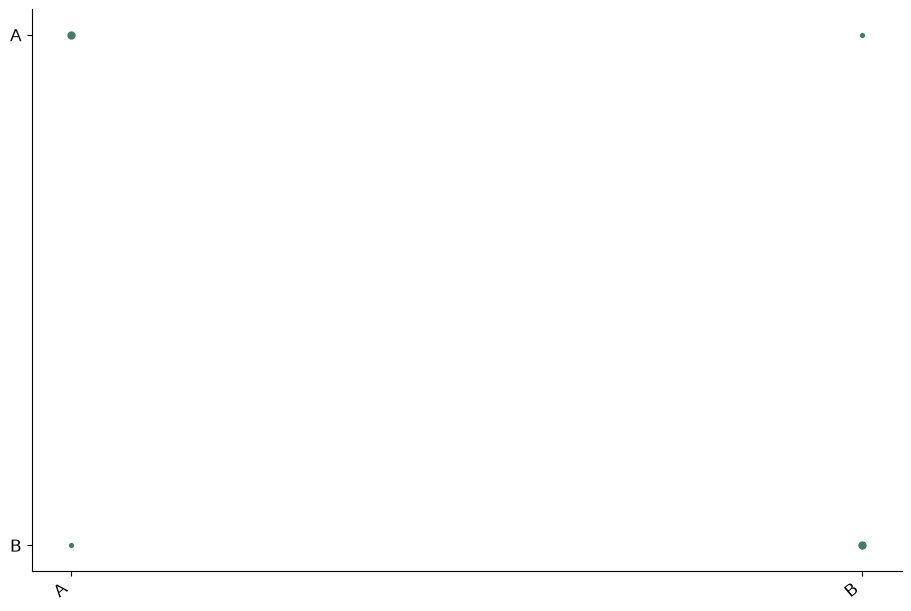

Recreate this plot in Python.
# Tuyan deterministic figure renderer v1; values are immutable source data.
import json
import math
import numpy as np
import matplotlib
matplotlib.use('Agg')
import matplotlib.pyplot as plt
from matplotlib.patches import Circle
from matplotlib.colors import ListedColormap, BoundaryNorm
d = json.loads("{\"type\":\"bubble_matrix\",\"rows\":[{\"row\":\"A\",\"column\":\"A\",\"value\":1},{\"row\":\"A\",\"column\":\"B\",\"value\":0.3},{\"row\":\"B\",\"column\":\"A\",\"value\":0.3},{\"row\":\"B\",\"column\":\"B\",\"value\":1}],\"units\":{\"value\":\"dimensionless\",\"x\":\"dimensionless\",\"y\":\"dimensionless\",\"size\":\"dimensionless\",\"low\":\"dimensionless\",\"high\":\"dimensionless\",\"start\":\"dimensionless\",\"end\":\"dimensionless\",\"effect\":\"dimensionless\",\"p\":\"dimensionless\",\"mean\":\"dimensionless\",\"fpr\":\"dimensionless\",\"tpr\":\"dimensionless\",\"recall\":\"dimensionless\",\"precision\":\"dimensionless\",\"predicted\":\"dimensionless\",\"observed\":\"dimensionless\",\"count\":\"dimensionless\",\"a\":\"dimensionless\",\"b\":\"dimensionless\",\"se\":\"dimensionless\",\"u\":\"dimensionless\",\"v\":\"dimensionless\",\"time\":\"dimensionless\",\"event\":\"dimensionless\"},\"options\":{\"bandwidth\":0.5,\"bins\":5,\"nullValue\":0,\"initialValue\":0,\"levels\":[0.5,1,1.5]},\"analysis\":{\"method\":\"pca\",\"description\":\"Synthetic precomputed QA values; not a statistical analysis of research data.\",\"pKind\":\"p\"},\"variants\":[],\"pixels\":1024,\"plotStyle\":{\"width\":9,\"height\":6,\"fontSize\":12}}")
r, kind, opt = d['rows'], d['type'], d['options']
plt.rcParams.update({'font.size':d['plotStyle']['fontSize']})
fig, ax = plt.subplots(figsize=(d['plotStyle']['width'], d['plotStyle']['height']), layout='constrained')
fig.set_facecolor('white')
fig._tuyan_target_pixels = d['pixels']
colors = ['#487968','#c58b53','#647da6','#a77592','#a5a659']
labels = [str(row.get('label',i+1)) for i,row in enumerate(r)]
unit = d['units']
def col(name):
    return np.array([row[name] for row in r], dtype=float)
def grouped():
    names = list(dict.fromkeys([str(row.get('group','Data')) for row in r]))
    return names, [np.array([row['value'] for row in r if str(row.get('group','Data')) == name], dtype=float) for name in names]
def density(values):
    # User-specified positive bandwidth; no concealed automatic inference.
    bw=float(opt['bandwidth'])
    grid=np.linspace(float(min(values))-3*bw,float(max(values))+3*bw,256)
    z=(grid[:,None]-values[None,:])/bw
    return grid,np.exp(-0.5*z*z).mean(axis=1)/(bw*math.sqrt(2*math.pi))
if kind in ['bar','dotplot','lollipop','forest']:
    y=np.arange(len(r)); values=col('value')
    if kind=='bar':
        bars=ax.barh(y,values,color=colors[0]); assert np.allclose([b.get_width() for b in bars],values)
    elif kind=='lollipop':
        ax.hlines(y,0,values,color=colors[0]); ax.scatter(values,y,color=colors[0])
    elif kind=='forest':
        ax.errorbar(values,y,xerr=np.vstack([values-col('low'),col('high')-values]),fmt='o',color=colors[0],capsize=3)
        ax.axvline(float(opt['nullValue']),color='#969e96',linestyle='--')
    else: ax.scatter(values,y,color=colors[0])
    ax.set_yticks(y,labels);ax.invert_yaxis();ax.set_xlabel(unit['value'])
elif kind in ['dumbbell','gantt']:
    y=np.arange(len(r));start,end=col('start'),col('end')
    if kind=='gantt': ax.barh(y,end-start,left=start,color=colors[0])
    else:
        ax.hlines(y,start,end,color='#9da99e');ax.scatter(start,y,label=opt.get('startLabel','Start'),color=colors[0]);ax.scatter(end,y,label=opt.get('endLabel','End'),color=colors[1]);ax.legend()
    ax.set_yticks(y,labels);ax.invert_yaxis();ax.set_xlabel(unit['start'])
elif kind=='waterfall':
    values=col('value');start=float(opt['initialValue'])+np.r_[0,np.cumsum(values)[:-1]]
    ax.bar(np.arange(len(r)),values,bottom=start,color=[colors[0] if v>=0 else colors[1] for v in values]);ax.set_xticks(np.arange(len(r)),labels,rotation=30);ax.set_ylabel(unit['value']);ax.axhline(0,color='#adb3a9')
elif kind=='histogram':
    values=col('value');counts,edges=np.histogram(values,bins=opt['bins'])
    assert int(counts.sum())==len(values)
    artists=ax.bar(edges[:-1],counts,width=np.diff(edges),align='edge',color=colors[0],edgecolor='white')
    assert np.allclose([p.get_height() for p in artists],counts)
    ax.set_xlabel(unit['value']);ax.set_ylabel('Count')
elif kind=='stripplot':
    names,groups=grouped()
    for i,values in enumerate(groups):ax.scatter(np.full(len(values),i),values,color=colors[i%len(colors)],s=22,alpha=.7)
    ax.set_xticks(np.arange(len(names)),names);ax.set_ylabel(unit['value'])
elif kind in ['boxplot','violin','raincloud','density','ridgeline']:
    names,groups=grouped()
    if kind=='boxplot': ax.boxplot(groups,whis=1.5,showfliers=True);ax.set_xticks(np.arange(len(names))+1,names);ax.set_ylabel(unit['value'])
    elif kind=='violin':
        # bw_method is explicit to avoid a hidden bandwidth choice.
        ax.violinplot(groups,showmeans=False,showmedians=True,bw_method=float(opt['bandwidth']));ax.set_xticks(np.arange(len(names))+1,names);ax.set_ylabel(unit['value'])
    else:
        for i,values in enumerate(groups):
            grid,pdf=density(values); color=colors[i%len(colors)]
            if kind=='density': ax.plot(grid,pdf,color=color,label=names[i])
            else:
                base=float(i);scale=0.65/max(pdf) if max(pdf)>0 else 1
                ax.fill_between(grid,base,base+pdf*scale,color=color,alpha=0.45)
                if kind=='raincloud':
                    ax.scatter(values,np.full(len(values),base-0.15),color=color,s=15)
                    ax.boxplot([values],positions=[base-0.35],vert=False,widths=.15,whis=1.5,manage_ticks=False)
        ax.set_xlabel(unit['value'])
        if kind=='density':ax.set_ylabel('Density');ax.legend()
        else:ax.set_yticks(np.arange(len(names)),names)
elif kind=='ecdf':
    values=np.sort(col('value')); p=np.arange(1,len(values)+1)/len(values)
    line=ax.step(values,p,where='post',color=colors[0])[0];assert np.allclose(line.get_ydata(),p)
    ax.set_xlabel(unit['value']);ax.set_ylabel('Cumulative proportion');ax.set_ylim(0,1)
elif kind in ['line','area','scatter','bubble','ordination','ma_plot','volcano','roc','pr_curve','calibration','bland_altman','funnel_meta']:
    xname,yname='x','y'
    if kind=='ma_plot':xname,yname='mean','effect'
    if kind=='roc':xname,yname='fpr','tpr'
    if kind=='pr_curve':xname,yname='recall','precision'
    if kind=='calibration':xname,yname='predicted','observed'
    if kind=='funnel_meta':xname,yname='effect','se'
    if kind=='volcano':x=col('effect');y=-np.log10(col('p'));xlabel='Effect ('+unit['effect']+')';ylabel='-log10('+d['analysis']['pKind']+')'
    elif kind=='bland_altman':
        a,b=col('a'),col('b');x=(a+b)/2;y=a-b;bias=np.mean(y);sd=np.std(y,ddof=1)
        for line,label in [(bias,'Mean difference'),(bias-1.96*sd,'Lower agreement limit'),(bias+1.96*sd,'Upper agreement limit')]:ax.axhline(line,color='#9a9f96',linestyle='--',label=label)
        ax.legend(fontsize=8);xlabel='Mean ('+unit['a']+')';ylabel='A - B ('+unit['a']+')'
    else:x,y=col(xname),col(yname);xlabel=xname+' ('+unit[xname]+')';ylabel=yname+' ('+unit[yname]+')'
    if kind in ['line','area','roc','pr_curve','calibration']:
        order=np.lexsort((y,x)) if kind=='roc' else np.argsort(x,kind='stable');x,y=x[order],y[order]
        artist=ax.plot(x,y,color=colors[0],marker='o',markersize=3)[0];assert np.allclose(artist.get_ydata(),y)
        if kind=='area':ax.fill_between(x,0,y,color=colors[0],alpha=.25)
    else:
        artist=ax.scatter(x,y,s=col('size')*float(opt.get('areaScale',20)) if kind=='bubble' else 26,color=colors[0]);assert np.allclose(artist.get_offsets(),np.column_stack([x,y]))
    ax.set_xlabel(xlabel);ax.set_ylabel(ylabel)
    if kind=='bubble':
        handles,legend_labels=artist.legend_elements(prop='sizes',num=3,func=lambda size:size/float(opt.get('areaScale',20)))
        ax.legend(handles,legend_labels,title='Area ('+unit['size']+')',fontsize=8)
    if kind in ['roc','calibration']:ax.plot([0,1],[0,1],linestyle='--',color='#adb3a9');ax.set_xlim(0,1);ax.set_ylim(0,1)
    if kind=='pr_curve':ax.set_xlim(0,1);ax.set_ylim(0,1)
    if kind=='funnel_meta':ax.invert_yaxis()
    if kind=='ordination':ax.text(.01,1.02,d['analysis']['method'].upper(),transform=ax.transAxes,fontsize=10)
elif kind in ['heatmap','adjacency_matrix','correlation_matrix','confusion_matrix','bubble_matrix','binary_matrix']:
    names_y=list(dict.fromkeys([str(row['row']) for row in r]));names_x=list(dict.fromkeys([str(row['column']) for row in r]))
    matrix=np.full((len(names_y),len(names_x)),np.nan)
    for row in r:matrix[names_y.index(str(row['row'])),names_x.index(str(row['column']))]=row['value']
    if kind=='bubble_matrix':
        for row in r:ax.scatter(names_x.index(str(row['column'])),names_y.index(str(row['row'])),s=row['value']*float(opt.get('areaScale',25)),color=colors[0])
        ax.invert_yaxis()
    elif kind=='binary_matrix':
        cmap=ListedColormap(['#f1f3ed','#487968']);cmap.set_bad('#b7b9b2')
        img=ax.pcolormesh(np.arange(len(names_x)+1)-.5,np.arange(len(names_y)+1)-.5,matrix,cmap=cmap,norm=BoundaryNorm([-.5,.5,1.5],2),shading='flat');ax.invert_yaxis();fig.colorbar(img,ax=ax,ticks=[0,1],label='0 absent / 1 present; grey missing')
        assert np.allclose(img.get_array(),matrix,equal_nan=True)
    else:
        img=ax.pcolormesh(np.arange(len(names_x)+1)-.5,np.arange(len(names_y)+1)-.5,matrix,cmap='RdBu_r' if kind=='correlation_matrix' else 'viridis',vmin=-1 if kind=='correlation_matrix' else None,vmax=1 if kind=='correlation_matrix' else None,shading='flat');ax.invert_yaxis();fig.colorbar(img,ax=ax,label=unit['value'])
        assert np.allclose(img.get_array(),matrix,equal_nan=True)
    ax.set_xticks(np.arange(len(names_x)),names_x,rotation=40,ha='right');ax.set_yticks(np.arange(len(names_y)),names_y)
    if kind=='confusion_matrix':ax.set_xlabel('Predicted class');ax.set_ylabel('True class')
elif kind=='pie':
    values=col('value');wedges,_=ax.pie(values,labels=labels,colors=colors,normalize=True)
    assert np.allclose([(w.theta2-w.theta1)/360 for w in wedges],values/sum(values),atol=1e-6)
elif kind=='rose':
    fig.delaxes(ax);ax=fig.add_subplot(111,projection='polar');values=col('value');theta=np.arange(len(r))*2*np.pi/len(r)
    ax.bar(theta,np.sqrt(values),width=2*np.pi/len(r),color=colors[0],edgecolor='white');ax.set_xticks(theta,labels);ax.set_ylabel('Radius = sqrt(value)')
elif kind in ['gene_track','protein_domain']:
    start,end=col('start'),col('end');ax.barh(np.arange(len(r)),end-start,left=start,color=colors[0]);ax.set_yticks(np.arange(len(r)),labels);ax.set_xlabel(unit['start']);ax.invert_yaxis()
elif kind=='vector_field':
    artist=ax.quiver(col('x'),col('y'),col('u'),col('v'),angles='xy',scale_units='xy',scale=1,color=colors[0]);ax.set_xlabel(unit['x']);ax.set_ylabel(unit['y']);ax.set_aspect('equal')
elif kind=='contour':
    xs=np.unique(col('x'));ys=np.unique(col('y'));z=np.full((len(ys),len(xs)),np.nan)
    for row in r:z[list(ys).index(row['y']),list(xs).index(row['x'])]=row['value']
    cs=ax.contour(xs,ys,z,levels=opt['levels'])
    for label in ax.clabel(cs,inline=False,fontsize=8):label.set_bbox({'facecolor':'white','edgecolor':'none','pad':1})
    ax.set_xlabel(unit['x']);ax.set_ylabel(unit['y'])
elif kind=='kaplan_meier':
    names=list(dict.fromkeys([str(row.get('group','Data')) for row in r]))
    for i,name in enumerate(names):
        data=[row for row in r if str(row.get('group','Data'))==name];times=sorted(set(row['time'] for row in data));xs=[0.];ys=[1.];s=1.
        for t in times:
            risk=sum(row['time']>=t for row in data);events=sum(row['time']==t and row['event']==1 for row in data)
            s=s*(1-events/risk);xs.append(t);ys.append(s)
            cens=sum(row['time']==t and row['event']==0 for row in data)
            if cens:ax.plot(t,s,marker='+',color=colors[i%len(colors)])
        ax.step(xs,ys,where='post',label=name,color=colors[i%len(colors)])
    ax.set_ylim(0,1.03);ax.set_ylabel('Survival probability (no CI estimated)');ax.set_xlabel(unit['time']);ax.legend()
elif kind in ['venn','upset']:
    names=[row['set'] for row in r];sets=[set(row['members']) for row in r];members=set().union(*sets);counts={}
    for item in members:
        mask=tuple(item in s for s in sets);counts[mask]=counts.get(mask,0)+1
    if kind=='venn':
        for x,color,name in [(0.4,colors[0],names[0]),(.65,colors[1],names[1])]:ax.add_patch(Circle((x,.5),.23,facecolor=color,alpha=.25));ax.text(x,.78,name,ha='center')
        for x,key in [(.29,(True,False)),(.525,(True,True)),(.76,(False,True))]:ax.text(x,.5,str(counts.get(key,0)),ha='center')
        ax.set_xlim(0,1.05);ax.set_ylim(0,1);ax.set_aspect('equal');ax.axis('off');ax.text(.5,.1,'Areas are schematic; labels show exact counts',ha='center',fontsize=8)
    else:
        masks=sorted(counts,key=lambda m:(-counts[m],m));ax.bar(np.arange(len(masks)),[counts[m] for m in masks],color=colors[0]);ax.set_xticks(np.arange(len(masks)),[' & '.join(names[i] for i,v in enumerate(m) if v) for m in masks],rotation=35,ha='right');ax.set_ylabel('Exclusive intersection size')
        # Membership matrix below bars is necessary to distinguish UpSet from a bar chart.
        matrix_ax=ax.inset_axes([0,-.48,1,.27]);matrix_ax.set_xlim(-.5,len(masks)-.5)
        for j,m in enumerate(masks):
            ys=[i for i,v in enumerate(m) if v];matrix_ax.plot([j]*len(ys),ys,color=colors[0]);matrix_ax.scatter([j]*len(names),np.arange(len(names)),color=[colors[0] if v else '#dde1d8' for v in m])
        matrix_ax.set_yticks(np.arange(len(names)),names);matrix_ax.set_xticks([]);matrix_ax.invert_yaxis()

checks={}
computed={}
def audit(name,actual,expected,atol=1e-8):
    a=np.asarray(actual,dtype=float);e=np.asarray(expected,dtype=float)
    assert a.shape==e.shape and np.allclose(a,e,rtol=1e-7,atol=atol,equal_nan=True), 'Numeric artist mismatch: '+name
    mask=np.isfinite(a)&np.isfinite(e)
    error=float(np.max(np.abs(a[mask]-e[mask]))) if np.any(mask) else 0.
    checks[name]={'count':int(a.size),'absoluteError':error,'passed':True}
if kind=='bar':audit('bar_widths',[p.get_width() for p in ax.patches],col('value'))
elif kind in ['dotplot','lollipop']:audit('point_values',ax.collections[-1].get_offsets()[:,0],col('value'))
elif kind=='forest':
    audit('point_estimates',ax.lines[0].get_xdata(),col('value'))
    audit('intervals',np.array(ax.collections[0].get_segments())[:,:,0],np.column_stack([col('low'),col('high')]))
elif kind=='dumbbell':
    audit('start_points',ax.collections[1].get_offsets()[:,0],col('start'));audit('end_points',ax.collections[2].get_offsets()[:,0],col('end'))
elif kind=='gantt':
    audit('interval_start',[p.get_x() for p in ax.patches],col('start'));audit('interval_width',[p.get_width() for p in ax.patches],col('end')-col('start'))
elif kind=='waterfall':
    audit('increments',[p.get_height() for p in ax.patches],col('value'));audit('cumulative_baselines',[p.get_y() for p in ax.patches],float(opt['initialValue'])+np.r_[0,np.cumsum(col('value'))[:-1]])
    computed['cumulativeValues']=(float(opt['initialValue'])+np.cumsum(col('value'))).tolist()
elif kind=='histogram':
    audit('bin_heights',[p.get_height() for p in ax.patches],counts);audit('total_count',[sum(p.get_height() for p in ax.patches)],[len(r)]);computed['binEdges']=edges.tolist();computed['binCounts']=counts.tolist()
elif kind=='stripplot':
    for i,values in enumerate(groups):audit('observations_'+str(i),ax.collections[i].get_offsets()[:,1],values)
elif kind=='boxplot':
    for i,values in enumerate(groups):audit('median_'+str(i),ax.lines[i*7+5].get_ydata(),[np.median(values)]*2)
elif kind=='violin':
    medians=ax.collections[-1].get_segments();audit('medians',[x[0,1] for x in medians],[np.median(v) for v in groups])
elif kind in ['density','ridgeline','raincloud']:
    computed['bandwidth']=float(opt['bandwidth']);computed['groupSizes']=[len(v) for v in groups]
    for i,values in enumerate(groups):
        grid,pdf=density(values)
        if kind=='density':audit('density_'+str(i),ax.lines[i].get_ydata(),pdf)
        else:
            top=np.column_stack([grid,i+pdf*(.65/max(pdf))]);bottom=np.column_stack([grid,np.full(len(grid),i)])
            expected=np.vstack([top[0],bottom,top[-1],top[::-1],top[0]])
            audit('density_polygon_'+str(i),ax.collections[i*(2 if kind=='raincloud' else 1)].get_paths()[0].vertices,expected)
        if kind=='raincloud':audit('observations_'+str(i),ax.collections[i*2+1].get_offsets()[:,0],values)
elif kind=='ecdf':
    audit('ecdf_sorted_values',ax.lines[0].get_xdata(),np.sort(col('value')));audit('ecdf_probability',ax.lines[0].get_ydata(),np.arange(1,len(r)+1)/len(r))
elif kind in ['line','area','roc','pr_curve','calibration']:audit('plotted_xy',np.column_stack([artist.get_xdata(),artist.get_ydata()]),np.column_stack([x,y]))
elif kind in ['scatter','bubble','ordination','ma_plot','volcano','bland_altman','funnel_meta']:
    audit('point_coordinates',artist.get_offsets(),np.column_stack([x,y]))
    if kind=='bubble':audit('marker_area',artist.get_sizes(),col('size')*float(opt.get('areaScale',20)))
    if kind=='volcano':computed['negativeLog10P']=y.tolist()
    if kind=='bland_altman':
        audit('agreement_limits',[ln.get_ydata()[0] for ln in ax.lines[:3]],[bias,bias-1.96*sd,bias+1.96*sd]);computed.update({'meanDifference':float(bias),'sampleSdDifference':float(sd),'limits':[float(bias-1.96*sd),float(bias+1.96*sd)]})
elif kind in ['heatmap','adjacency_matrix','correlation_matrix','confusion_matrix','binary_matrix']:audit('matrix_cells',img.get_array(),matrix);computed['missingCells']=int(np.isnan(matrix).sum())
elif kind=='bubble_matrix':audit('marker_areas',[c.get_sizes()[0] for c in ax.collections],col('value')*float(opt.get('areaScale',25)))
elif kind=='pie':audit('angular_proportions',[(w.theta2-w.theta1)/360 for w in wedges],col('value')/sum(col('value')),1e-6)
elif kind=='rose':audit('area_proportions',[p.get_height()**2 for p in ax.patches],col('value'))
elif kind=='vector_field':audit('vectors',np.column_stack([artist.U,artist.V]),np.column_stack([col('u'),col('v')]))
elif kind=='contour':
    audit('contour_levels',cs.levels,opt['levels'])
    for level,path in zip(cs.levels,cs.get_paths()):
        points=path.vertices
        if len(points)==0:continue
        assert np.all(points[:,0]>=xs[0]) and np.all(points[:,0]<=xs[-1]) and np.all(points[:,1]>=ys[0]) and np.all(points[:,1]<=ys[-1]), 'Contour outside data grid'
        ix=np.clip(np.searchsorted(xs,points[:,0],side='right')-1,0,len(xs)-2);iy=np.clip(np.searchsorted(ys,points[:,1],side='right')-1,0,len(ys)-2)
        tx=(points[:,0]-xs[ix])/(xs[ix+1]-xs[ix]);ty=(points[:,1]-ys[iy])/(ys[iy+1]-ys[iy])
        interpolated=(1-tx)*(1-ty)*z[iy,ix]+tx*(1-ty)*z[iy,ix+1]+(1-tx)*ty*z[iy+1,ix]+tx*ty*z[iy+1,ix+1]
        audit('contour_vertices_'+str(float(level)),interpolated,np.full(len(points),level))
    computed['gridShape']=list(z.shape)
elif kind=='kaplan_meier':
    survival_lines=[ln for ln in ax.lines if ln.get_drawstyle()=='steps-post']
    for i,name in enumerate(names):
        data=[row for row in r if str(row.get('group','Data'))==name];prob=1.;expected=[1.]
        for t in sorted(set(row['time'] for row in data)):
            prob*=1-sum(row['time']==t and row['event']==1 for row in data)/sum(row['time']>=t for row in data);expected.append(prob)
        audit('survival_'+str(i),survival_lines[i].get_ydata(),expected)
        computed[name]={'survival':expected}
elif kind=='venn':audit('intersection_labels',[float(t.get_text()) for t in ax.texts[2:5]],[counts.get((True,False),0),counts.get((True,True),0),counts.get((False,True),0)])
elif kind=='upset':audit('exclusive_intersections',[p.get_height() for p in ax.patches],[counts[m] for m in masks]);audit('union_size',[sum(p.get_height() for p in ax.patches)],[len(members)])
assert checks, 'Missing numeric audit for '+kind
fig._tuyan_validation={'typeId':kind,'checks':checks,'computations':computed,'analysis':d['analysis'],'suppliedFields':list(r[0]),'dataSourcePolicy':'User supplied values; artist checks do not establish source authenticity or study validity.'}

for collection in fig.findobj(matplotlib.collections.Collection):collection.set_rasterized(False)
for spine in ['top','right']:
    if spine in ax.spines: ax.spines[spine].set_visible(False)
